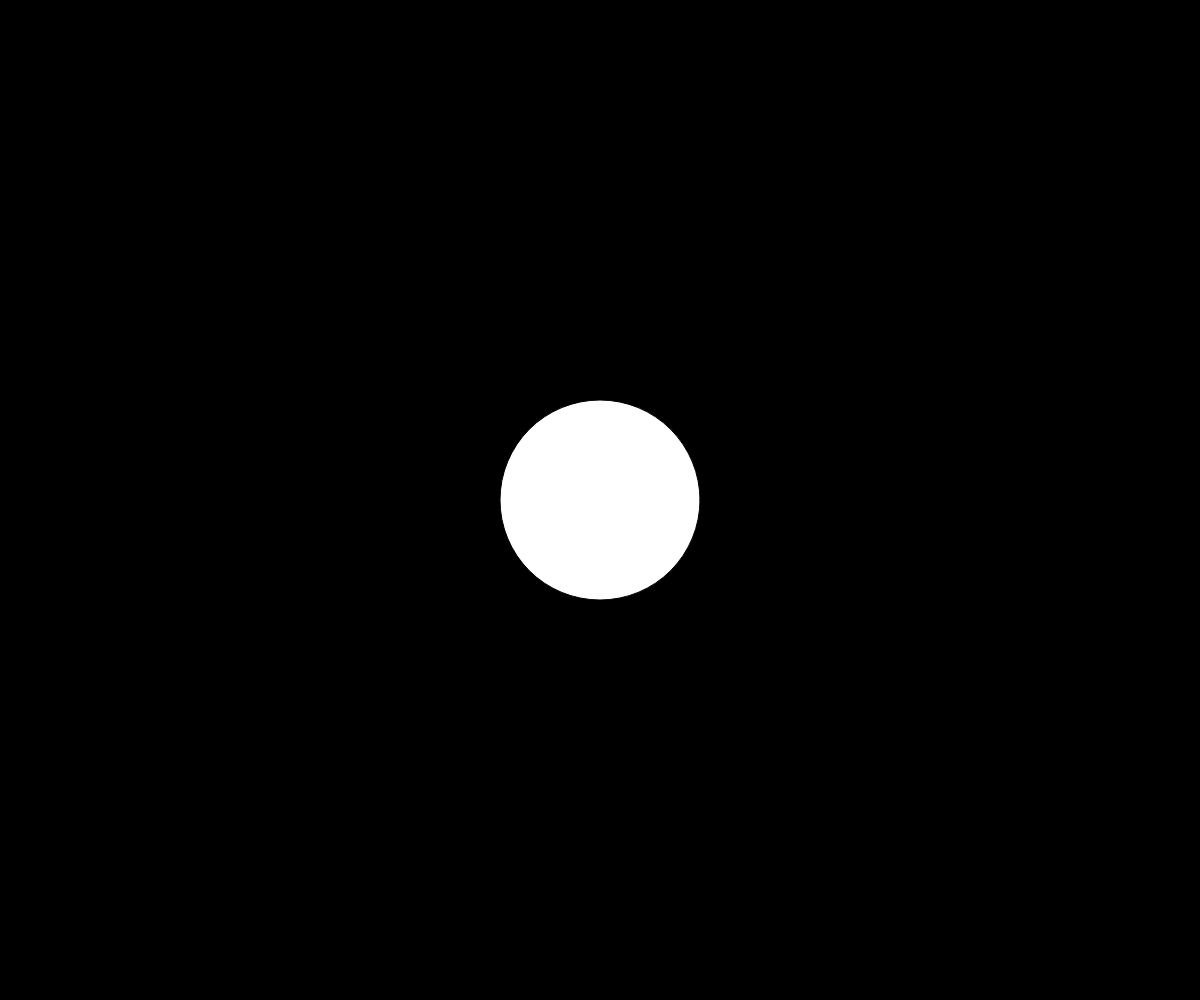
Frame 1 (no input)
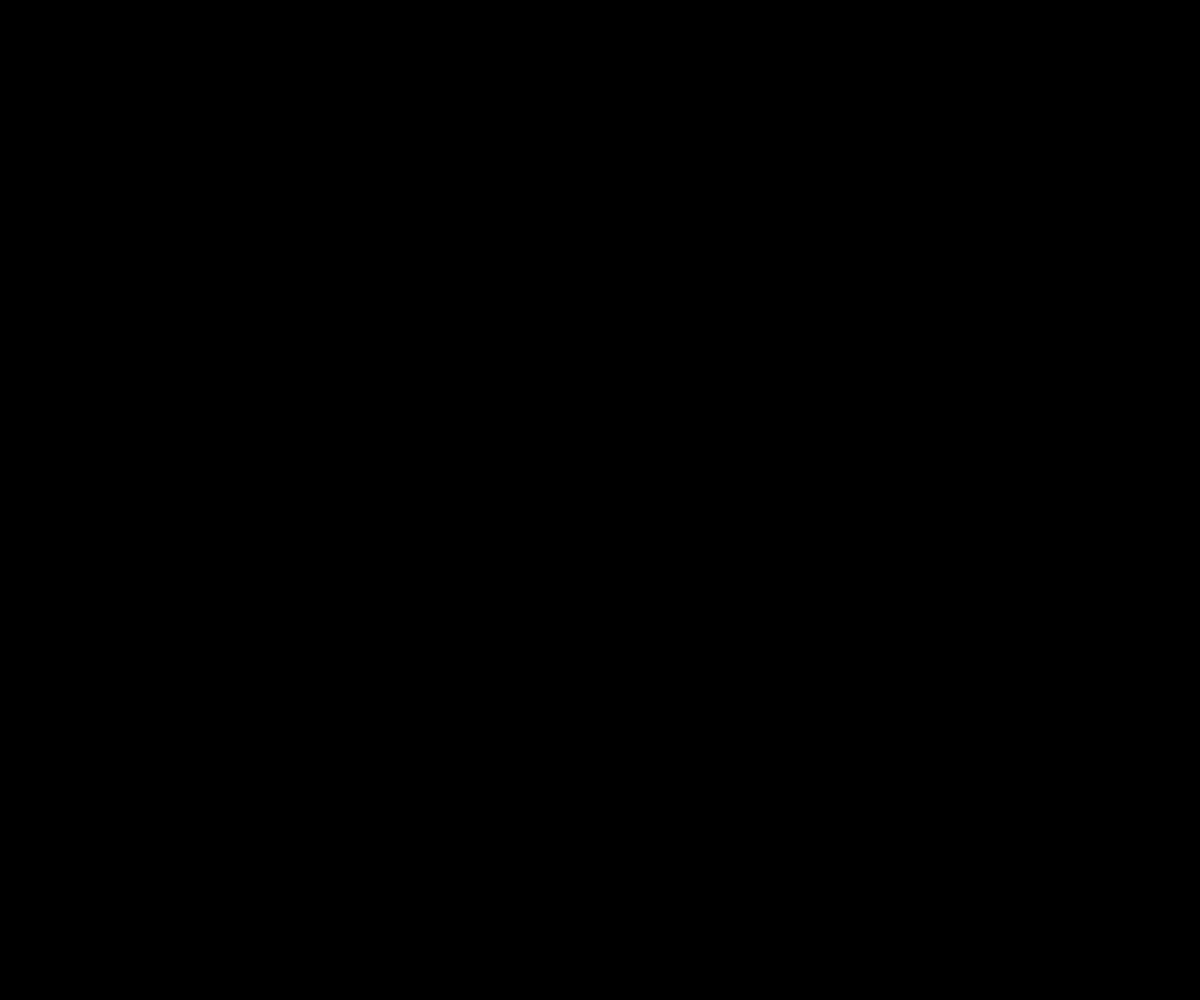
Frame 60 (no input)
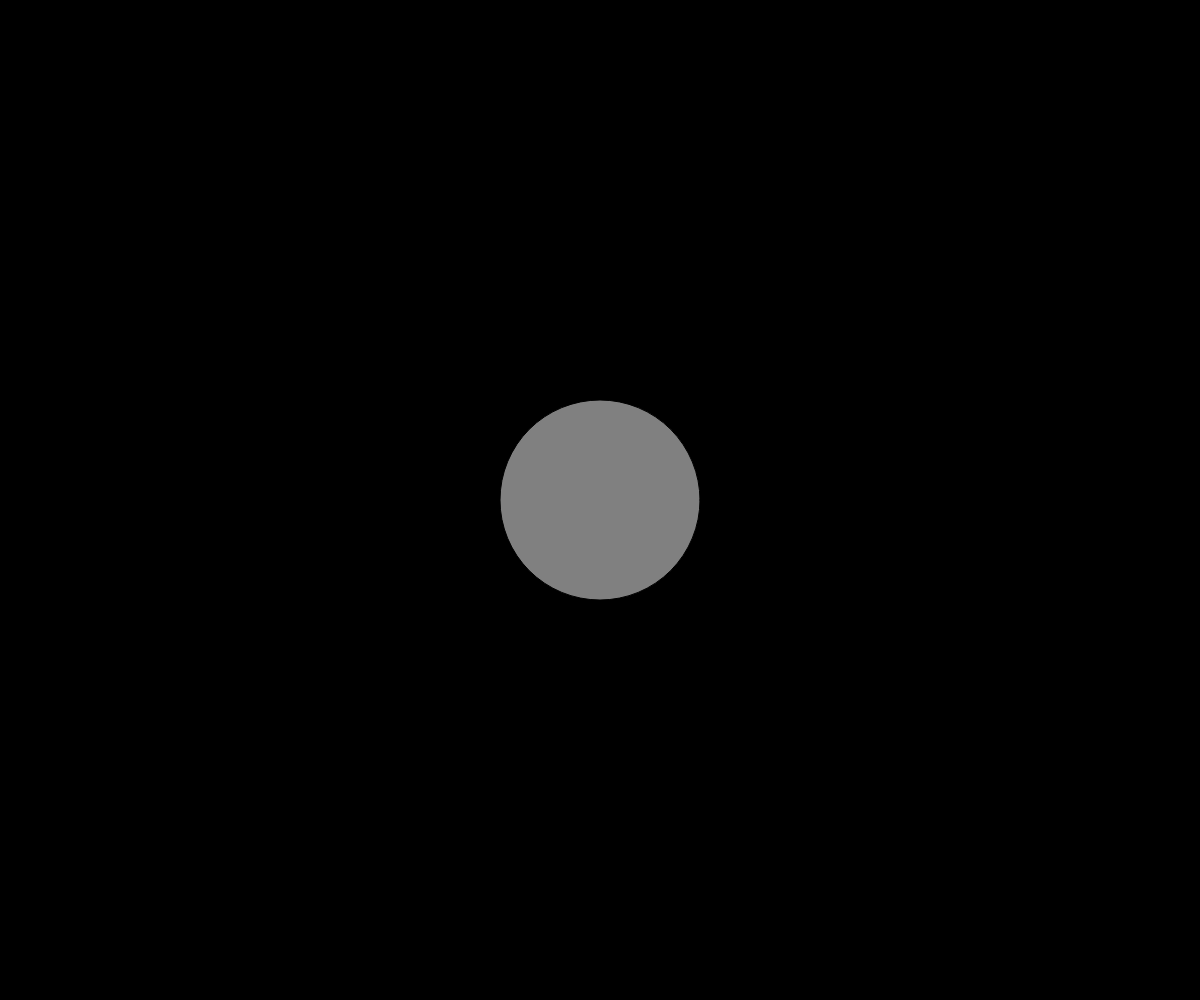
Frame 120 (the mouse pressed at the canvas centre since frame 60)

The p5.js sketch that drew these frames (run headless with seeded random() and noise() and a simulated clock; from frame 60 on, the mouse is pressed at the canvas centre):

// p5.js sketch
// ── sketch.js
//python -m SimpleHTTPServer
let RGB = 255

function setup() {
  createCanvas(windowWidth, windowHeight);
}

function draw() {
  background(0);
  ellipseMode(CENTER);
  fill(RGB,RGB,RGB);
  ellipse(width/2,height/2,200,200);
  RGB = map(mouseX,0,windowWidth,0,255);

  
}
